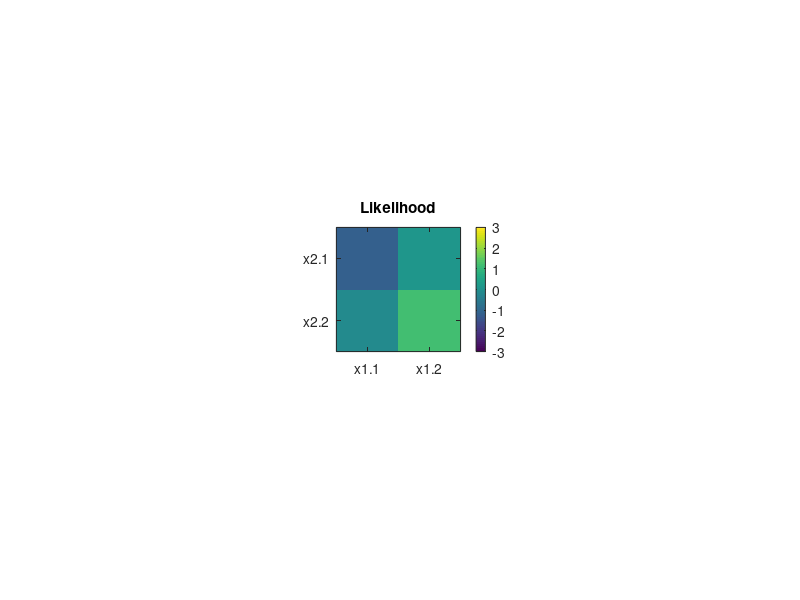

Reproduce this figure in MATLAB. (Note: this script raises an error after producing the figure.)
function pa_aov2waywithinsub(dataSource,checkConvergence)
% ANOVATWOWAYJAGSSTZ
%
% Bayesian two-way anova
%
% Original in R:	Kruschke, J. K. (2011). Doing Bayesian Data Analysis:
%					A Tutorial with R and BUGS. Academic Press / Elsevier.
% Modified to Matlab code: Marc M. van Wanrooij

% % Specify data source:
% dataSource = c( 'Ex19.3' )[1]
%
% Specify data source:
if nargin<1
	dataSource = 'Ex19.3';
% 	dataSource = 'lidwien';
% 	dirSource = 'C:\DATA\ProgramsDoingBayesianDataAnalysis';
end
if nargin<2
	checkConvergence = false;
end
close all
model = 'aov2waywithinsub.txt';

%% THE MODEL.
if ~exist(model,'file')
	str = ['model {\r\n',...
		'\tfor ( i in 1:Ntotal ) {\r\n',...
		'\t\ty[i] ~ dnorm( mu[i] , tau )\r\n',...
		'\t\tmu[i] <- a0 + a1[x1[i]] + a2[x2[i]] + a1a2[x1[i],x2[i]] + aS[S[i]]\r\n',...
		'\t}\r\n',...
		'\t#\r\n',...
		'\ttau <- pow( sigma , -2 )\r\n',...
		'\tsigma ~ dunif(0,10) # y values are assumed to be standardized\r\n',...
		'\t#\r\n',...
		'\ta0 ~ dnorm(0,0.001) # y values are assumed to be standardized\r\n',...
		'\t#\r\n',...
		'\tfor ( j1 in 1:Nx1Lvl ) { a1[j1] ~ dnorm( 0.0 , a1tau ) }\r\n',...
		'\ta1tau <- 1 / pow( a1SD , 2 )\r\n',...
		'\ta1SD <- abs( a1SDunabs ) + .1\r\n',...
		'\ta1SDunabs ~ dt( 0 , 0.001 , 2 )\r\n',...
		'\t#\r\n',...
		'\tfor ( j2 in 1:Nx2Lvl ) { a2[j2] ~ dnorm( 0.0 , a2tau ) }\r\n',...
		'\ta2tau <- 1 / pow( a2SD , 2 )\r\n',...
		'\ta2SD <- abs( a2SDunabs ) + .1\r\n',...
		'\ta2SDunabs ~ dt( 0 , 0.001 , 2 )\r\n',...
		'\t#\r\n',...
		'\tfor ( j1 in 1:Nx1Lvl ) { for ( j2 in 1:Nx2Lvl ) {\r\n',...
		'\t\t\ta1a2[j1,j2] ~ dnorm( 0.0 , a1a2tau )\r\n',...
		'\t} }\r\n',...
		'\ta1a2tau <- 1 / pow( a1a2SD , 2 )\r\n',...
		'\ta1a2SD <- abs( a1a2SDunabs ) + .1\r\n',...
		'\ta1a2SDunabs ~ dt( 0 , 0.001 , 2 )\r\n',...
		'\t#\r\n',...
		'\tfor ( jS in 1:NSLvl ) { aS[jS] ~ dnorm( 0.0 , aStau ) }\r\n',...
		'\taStau <- 1/pow(aSSD,2)\r\n',...
		'\taSSD <- abs(aSSDunabs)+.1\r\n',...
		'\taSSDunabs ~ dt(0,0.001,2)\r\n',...
		'}\r\n',...
		];
	
	% Write the modelString to a file, using Matlab commands:
	fid			= fopen('aov2waywithinsub.txt','w');
	fprintf(fid,str);
	fclose(fid);
end

%% THE DATA.
% Load the data:
if strcmp(dataSource,'Ex19.3')
	y		= [101,102,103,105,104, 104,105,107,106,108, 105,107,106,108,109, 109,108,110,111,112]';
	x1	= [1,1,1,1,1, 1,1,1,1,1, 2,2,2,2,2, 2,2,2,2,2]';
	x2	= [1,1,1,1,1, 2,2,2,2,2, 1,1,1,1,1, 2,2,2,2,2]';
	S		= [1,2,3,4,5, 1,2,3,4,5, 1,2,3,4,5, 1,2,3,4,5]';
	x1names	= {'x1.1','x1.2'};
	x2names	= {'x2.1','x2.2'};
	Snames	= {'S1','S2','S3','S4','S5'};
	Ntotal	= length(y);
	Nx1Lvl	= length(unique(x1));
	Nx2Lvl	= length(unique(x2));
	NSLvl		= length(unique(S));
	x1contrast = [-1,1];
	x2contrast = [-1,1];
	x1x2contrast = []; % list( matrix( 1:(Nx1Lvl*Nx2Lvl) , nrow=Nx1Lvl ) )
end

if strcmp(dataSource,'lidwien')
	pa_datadir
	
	N = xlsread('lidwien.xls');
	% subject = N(:,1);
	% cond = N(:,3);
	% group = N(:,2);
	% setup = N(:,4);
	% SNR = N(:,6);
	
	y			= [N(:,5);N(:,6)];
	x1			= N(:,3); % condition
	[~,~,x1]	= unique(x1);
	x1			= [x1;x1];
	x2			= N(:,4); % task
	[~,~,x2]	= unique(x2);
	x2			= [x2;x2];
	S			= N(:,1);
	S			= [S;S];
	x1names	= {'CI','CI&HA','CI&AGC'};
	x2names	= {'S0N90 Stationary','S0N90 Speech','S0NCI Speech','S0NHA Speech'};
	Snames	= {'S1','S2','S3','S4','S5','S6','S7','S8','S9','S10','S11','S12','S13','S14','S15'};
	Ntotal	= length(y);
	Nx1Lvl	= length(unique(x1));
	Nx2Lvl	= length(unique(x2));
	NSLvl		= length(unique(S));
	x1contrast = [-1,1,0;-1,0,1;0,-1,1;];
	x2contrast = [-1,1/3,1/3,1/3;0,-1,1,0;0,-1,0,1;];
	x1x2contrast = reshape(1:Nx1Lvl*Nx2Lvl,Nx1Lvl,Nx2Lvl) % list( matrix( 1:(Nx1Lvl*Nx2Lvl) , nrow=Nx1Lvl ) )
	
	M = [-2 -1 -1;2 4 4;4 2 2;0 2 2]/1.5;
	
	col = pa_statcolor(64,[],[],[],'def',8);
	figure(666)
	colormap(col);
	subplot(131)
	imagesc(M)
	colorbar
	caxis([-3 3])
	axis square
	set(gca,'YDir','reverse','XTick',1:3,'XTickLabel',x1names,'YTick',1:4,'YTickLabel',x2names)
	title('Prediction');
end

[z,yMorig,ySDorig] = zscore(y);
% [yMorig ySDorig]

% yMorig = 0;
% ySDorig = 5;
% z = (y-yMorig)/ySDorig;
% return
dataStruct.y		= z;
dataStruct.x1		= x1;
dataStruct.x2		= x2;
dataStruct.S		= S;
dataStruct.Ntotal	= Ntotal;
dataStruct.Nx1Lvl	= Nx1Lvl;
dataStruct.Nx2Lvl	= Nx2Lvl;
dataStruct.NSLvl	= NSLvl;

%% INTIALIZE THE CHAINS.
a0			= mean(dataStruct.y);
a1			= accumarray(dataStruct.x1,dataStruct.y,[],@mean)-a0;
a2			= accumarray(dataStruct.x2,dataStruct.y,[],@mean)-a0;
aS			= accumarray(dataStruct.S,dataStruct.y,[],@mean)-a0;
[A1,A2]		= meshgrid(a1,a2);
linpred		= A1'+A2'+a0;
a1a2		= accumarray([dataStruct.x1 dataStruct.x2],dataStruct.y,[],@mean)-a0-linpred;
figure(666)
subplot(132)
imagesc((linpred+a1a2)')
colorbar
caxis([-3 3])
axis square
set(gca,'YDir','reverse','XTick',1:3,'XTickLabel',x1names,'YTick',1:4,'YTickLabel',x2names)
title('Likelihood');
% return
% keyboard
nChains		= 5;
initsStruct = struct([]);
for ii = 1:nChains
	initsStruct(ii).a0		= a0;
	initsStruct(ii).a1		= a1;
	initsStruct(ii).a2		= a2;
	initsStruct(ii).aS		= aS;
	initsStruct(ii).a1a2	= a1a2;
	initsStruct(ii).sigma	= std(dataStruct.y)/2; % lazy
	initsStruct(ii).a1SDunabs	= std(a1);
	initsStruct(ii).a2SDunabs	= std(a2);
	initsStruct(ii).a1a2SDunabs	= std(a1a2(:));
	initsStruct(ii).aSSDunabs	= std(aS);
end

%% RUN THE CHAINS
parameters		= {'a0','a1','a2','a1a2','aS','sigma','a1SD','a2SD','a1a2SD','aSSD'};	% The parameter(s) to be monitored.
burnInSteps		= 2000;			% Number of steps to 'burn-in' the samplers.
numSavedSteps	= 5000;		% Total number of steps in chains to save.
thinSteps		= 1;			% Number of steps to 'thin' (1=keep every step).
nIter			= ceil((numSavedSteps*thinSteps )/nChains); % Steps per chain.
doparallel		= 0; % do not use parallelization

fprintf( 'Running JAGS...\n' );
% [samples, stats, structArray] = matjags( ...
samples = matjags(...
	dataStruct,...                     % Observed data
	fullfile(pwd, model), ...			% File that contains model definition
	initsStruct,...                    % Initial values for latent variables
	'doparallel',doparallel, ...      % Parallelization flag
	'nchains',nChains,...              % Number of MCMC chains
	'nburnin',burnInSteps,...          % Number of burnin steps
	'nsamples',nIter,...				% Number of samples to extract
	'thin',thinSteps,...              % Thinning parameter
	'dic',1,...                       % Do the DIC?
	'monitorparams',parameters, ...    % List of latent variables to monitor
	'savejagsoutput',1,...          % Save command line output produced by JAGS?
	'verbosity',1,...               % 0=do not produce any output; 1=minimal text output; 2=maximum text output
	'cleanup',0);                    % clean up of temporary files?

%% EXAMINE THE RESULTS
% Extract and plot the SDs:
sigmaSample		= samples.sigma(:);
a1SDSample		= samples.a1SD(:);
a2SDSample		= samples.a2SD(:);
a1a2SDSample	= samples.a1a2SD(:);
aSSDSample		= samples.aSSD(:);

figure(1);
subplot(231)
plotPost(sigmaSample,'xlab','sigma','main','Cell SD','showMode',true);
subplot(232)
plotPost(a1SDSample,'xlab','a1SD','main','a1 SD','showMode',true);
subplot(233)
plotPost(a2SDSample,'xlab','a2SD','main','a2 SD','showMode',true)
subplot(234)
plotPost(a1a2SDSample,'xlab','a1a2SD','main','Interaction SD','showMode',true);
subplot(235)
plotPost(aSSDSample,'xlab','aSSD','main','aS SD','showMode',true)

% Extract a values:
a0Sample	= samples.a0(:);
chainLength = length(samples.a0);
a1Sample	= reshape(samples.a1,nChains*chainLength,Nx1Lvl);
a2Sample	= reshape(samples.a2,nChains*chainLength,Nx2Lvl);
a1a2Sample	= reshape(samples.a1a2,nChains*chainLength,Nx1Lvl,Nx2Lvl);
aSSample	= reshape(samples.aS,nChains*chainLength,NSLvl);


% Convert the a values to zero-centered b values.
% m12Sample is predicted cell means at every step in MCMC chain:
nSamples	= nIter*nChains;
m12Sample	= NaN(nSamples,Nx1Lvl,Nx2Lvl,NSLvl);
for stepIdx = 1:nSamples
	for a1idx = 1:Nx1Lvl
		for a2idx = 1:Nx2Lvl
			for aSidx = 1:NSLvl
				m12Sample(stepIdx,a1idx,a2idx,aSidx) = a0Sample(stepIdx)+a1Sample(stepIdx,a1idx)+a2Sample(stepIdx,a2idx)+a1a2Sample(stepIdx,a1idx,a2idx)+aSSample(stepIdx,aSidx);
			end
		end
	end
end

% b0Sample is mean of the cell means at every step in chain:
b0Sample = mean(reshape(m12Sample,nSamples,Nx1Lvl*Nx2Lvl*NSLvl),2);
% b1Sample is deflections of factor 1 marginal means from b0Sample:
b1Sample = squeeze(mean(mean(m12Sample,4),3))-repmat(b0Sample,1,Nx1Lvl);
% b2Sample is deflections of factor 2 marginal means from b0Sample:
b2Sample = squeeze(mean(mean(m12Sample,4),2))-repmat(b0Sample,1,Nx2Lvl);
% bSSample is deflections of factor S marginal means from b0Sample:
bSSample = squeeze(mean(mean(m12Sample,3),2))-repmat(b0Sample,1,NSLvl);
% linpredSample is linear combination of the marginal effects:
linpredSample	= NaN(nSamples,Nx1Lvl,Nx2Lvl,NSLvl);
for stepIdx = 1:nSamples
	for a1idx = 1:Nx1Lvl
		for a2idx = 1:Nx2Lvl
			for aSidx = 1:NSLvl
				linpredSample(stepIdx,a1idx,a2idx,aSidx) = b0Sample(stepIdx)+b1Sample(stepIdx,a1idx)+b2Sample(stepIdx,a2idx)+bSSample(stepIdx,aSidx);
			end
		end
	end
end

% b1b2Sample is the interaction deflection, i.e., the difference
% between the cell means and the linear combination:
b1b2Sample = squeeze(mean(m12Sample-linpredSample,4));

%%
pred = squeeze(mean(squeeze(mean(linpredSample,4))+b1b2Sample,1));
predsd = 1./(squeeze(std(squeeze(mean(linpredSample,4))+b1b2Sample)).^2);
predsd = round(predsd-min(predsd(:)))+1
figure(666)
subplot(133)
imagesc(pred')
hold on
for ii = 1:3
	for jj = 1:4
		plot(ii,jj,'s','MarkerFaceColor','w','MarkerEdgeColor','k','MarkerSize',predsd(ii,jj));
	end
end
colorbar
caxis([-3 3])
axis square
set(gca,'YDir','reverse','XTick',1:3,'XTickLabel',x1names,'YTick',1:4,'YTickLabel',x2names)
title('Posterior');

%%
% Convert from standardized b values to original scale b values:
b0Sample	= b0Sample*ySDorig + yMorig;
b1Sample	= b1Sample*ySDorig;
b2Sample	= b2Sample*ySDorig;
bSSample	= bSSample*ySDorig;
b1b2Sample	= b1b2Sample*ySDorig;

% Plot b values:
figure(2)
histinfo = plotPost(b0Sample,'xlab','\beta_0','main','Baseline');
figure(3)
for x1idx = 1:Nx1Lvl
	subplot(1,Nx1Lvl,x1idx)
	histinfo = plotPost(b1Sample(:,x1idx),'xlab','\beta_1','main',['x1:' x1names{x1idx}]);
end
figure(4)
for x2idx = 1:Nx2Lvl
	subplot(1,Nx2Lvl,x2idx)
	histinfo = plotPost(b2Sample(:,x2idx),'xlab','\beta_2','main',['x2:' x2names{x2idx}]);
end

figure(5)
for x1idx = 1:Nx1Lvl
	for x2idx = 1:Nx2Lvl
		subplot(Nx1Lvl,Nx2Lvl,(x1idx-1)*Nx2Lvl+x2idx)
		histinfo = plotPost(squeeze(b1b2Sample(:,x1idx,x2idx)),'xlab','\beta_{12}','main',['x1:' x1names{x1idx} ', x2:' x2names{x2idx}]);
	end
end
% return
% Display contrast analyses
nContrasts = size(x1contrast,1);
figure(6)
if nContrasts>0
	for cIdx = 1:nContrasts
		subplot(1,nContrasts,cIdx)
		contrast = x1contrast(cIdx,:);
		
		incIdx	= contrast~=0;
		d = [contrast*b1Sample']';
		histInfo = plotPost(d,'compVal',0,'xlab',[num2str(contrast(incIdx)) x1names{incIdx} '+' num2str(sum(incIdx)-1)],'main',['X1 Contrast:']);
	end
end

nContrasts = size(x2contrast,1);
figure(7)
if nContrasts>0
	for cIdx = 1:nContrasts
		subplot(1,nContrasts,cIdx)
		contrast = x2contrast(cIdx,:); % make it a row matrix
		incIdx	= contrast~=0;
		histInfo = plotPost([contrast*b2Sample']','compVal',0,'xlab',[num2str(contrast(incIdx)) x2names{incIdx} '+' num2str(sum(incIdx)-1)],'main',['X2 Contrast:']);
	end
end


nContrasts = size(x1x2contrast)
% if ( nContrasts > 0 ) {
%    nPlotPerRow = 5
%    nPlotRow = ceiling(nContrasts/nPlotPerRow)
%    nPlotCol = ceiling(nContrasts/nPlotRow)
%    openGraph(3.75*nPlotCol,2.5*nPlotRow)
%    layout( matrix(1:(nPlotRow*nPlotCol),nrow=nPlotRow,ncol=nPlotCol,byrow=T) )
%    par( mar=c(4,0.5,2.5,0.5) , mgp=c(2,0.7,0) )
%    for ( cIdx in 1:nContrasts ) {
%        contrast = x1x2contrastList[[cIdx]]
%        contrastArr = array( rep(contrast,chainLength) ,
%                             dim=c(NROW(contrast),NCOL(contrast),chainLength) )
%        contrastLab = ''
%        for ( x1idx in 1:Nx1Lvl ) {
%          for ( x2idx in 1:Nx2Lvl ) {
%            if ( contrast[x1idx,x2idx] != 0 ) {
%              contrastLab = paste( contrastLab , '+' ,
%                                   signif(contrast[x1idx,x2idx],2) ,
%                                   x1names[x1idx] , x2names[x2idx] )
%            }
%          }
%        }
%        histInfo = plotPost( apply( contrastArr * b1b2Sample , 3 , sum ) ,
%                 compVal=0  , xlab=contrastLab , cex.lab = 0.75 ,
%                 main=paste( names(x1x2contrastList)[cIdx] ) )
%    }
%    saveGraph(file=paste(fileNameRoot,'x1x2Contrasts',sep=''),type='eps')
% }
%
% %==============================================================================
% % Do NHST ANOVA:
%
% theData = data.frame( y=y , x1=factor(x1,labels=x1names) ,
%                             x2=factor(x2,labels=x2names) )
% openGraph(width=7,height=7)
% interaction.plot( theData$x1 , theData$x2 , theData$y , type='b' )
% saveGraph(file=paste(fileNameRoot,'DataPlot',sep=''),type='eps')
% aovresult = aov( y ~ x1 * x2 , data = theData )
% cat('\n------------------------------------------------------------------\n\n')
% print( summary( aovresult ) )
% cat('\n------------------------------------------------------------------\n\n')
% print( model.tables( aovresult , type = 'effects', se = TRUE ) , digits=3 )
% cat('\n------------------------------------------------------------------\n\n')
%
% %==============================================================================
